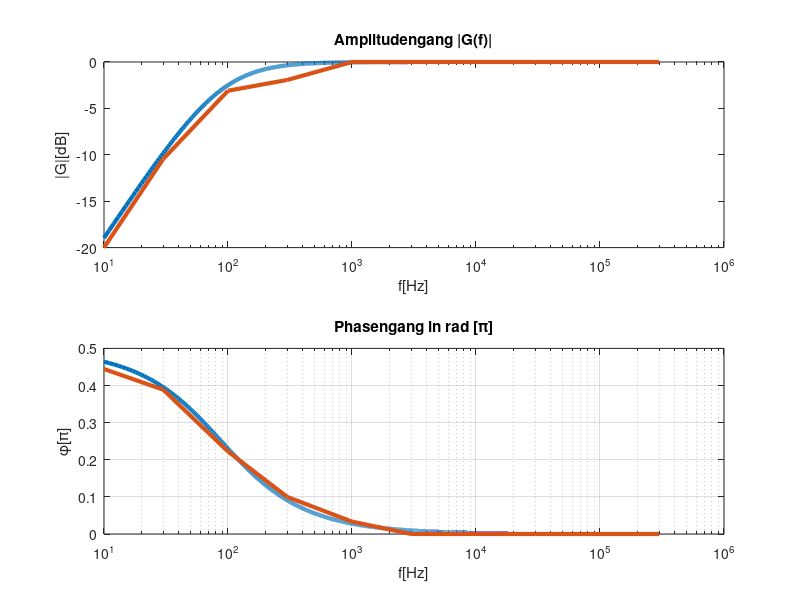

Write the MATLAB code that produced this figure.
clear all; clc; format compact; format short g;
%parameter
R=820;
C1=2.2e-6;
C2=47e-9;
dt=1e-1;
f_0=10;
f_E=1e6;
N=1e6;
lw=3;
%Funktionen
g=@(f)(1i*2*pi*f*R*C1)./(1+1i*2*pi*f*R*C1);
% daten
f_data=linspace(f_0,f_E,N);
g_data=g(f_data);
%exp data
f_exp_Data=[10,30,100,300,1000,3000,10000,30000,100000,300000];
second_u_Data=[0.05,0.15,0.35,0.4,0.5,0.5,0.5,0.5,0.5,0.5];
second_phi_Data=[-4/9,-7/18,-2/9,-1/10,-1/30,0,0,0,0,0];
%PLOT
figure(3);
subplot(2,1,1);
semilogx(f_data,20*log(abs(g_data))/log(10),'linewidth',lw);
hold on;
semilogx(f_exp_Data,20*log(second_u_Data*2)/log(10),'linewidth',lw);
hold off;
xlabel('f[Hz]');ylabel('|G|[dB]');
title('Amplitudengang |G(f)|')
subplot(2,1,2);
semilogx(f_data,angle(g_data)/pi,'linewidth',lw);
hold on;
semilogx(f_exp_Data,-1*second_phi_Data,'linewidth',lw);
hold off;
xlabel('f[Hz]');
ylabel('\phi[\pi]');
title('Phasengang in rad [\pi]');
grid on;